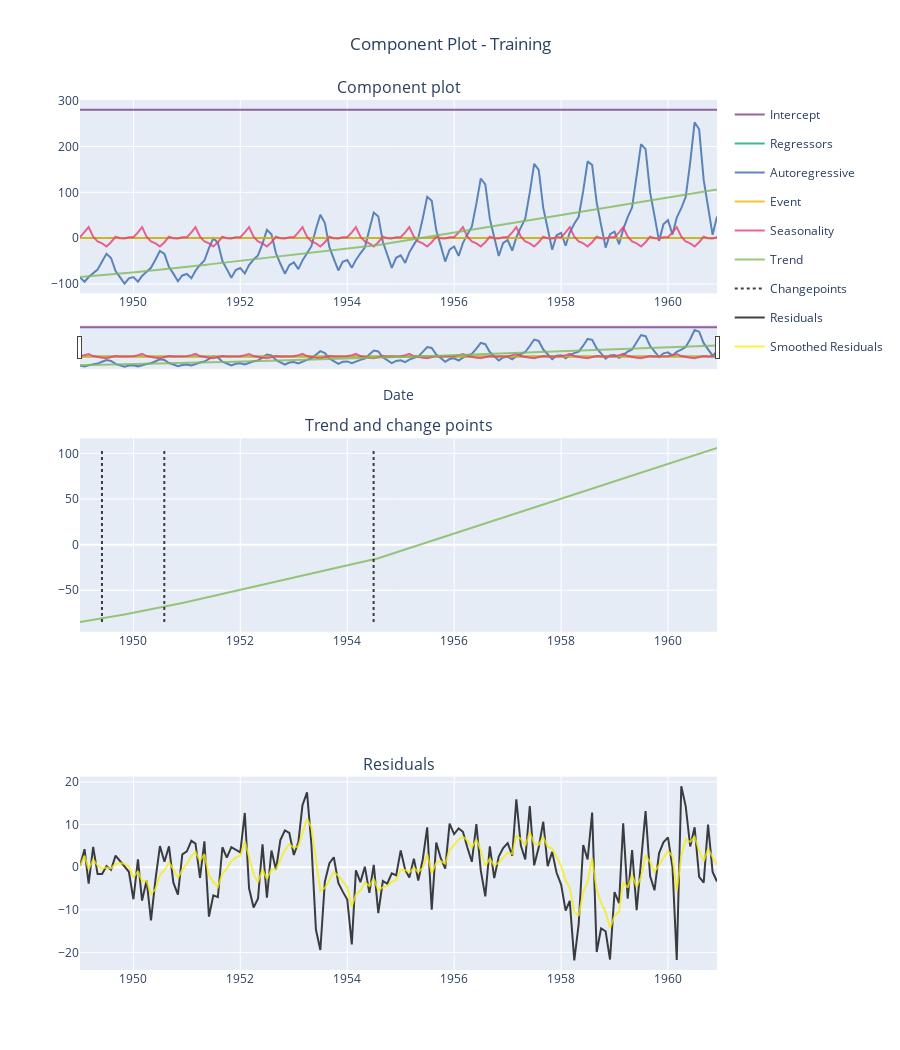

The notebook cell this image was saved under:
### Code cell
fig=forecast1.plot_components()
iplot(fig)

### Figure 1 — Plotly figure (JSON) as saved in the notebook; plotly's stock layout.template omitted (floating-point values rounded to 4 significant figures; data arrays with more than 128 entries replaced by an {"elided": "..."} marker saying what was removed)
{"data": [{"line": {"color": "rgb(127, 60, 141)"}, "name": "Intercept", "opacity": 0.8, "type": "scatter", "x": {"elided": "144 str values"}, "xaxis": "x", "y": {"elided": "144 float values"}, "yaxis": "y"}, {"line": {"color": "rgb(17, 165, 121)"}, "name": "Regressors", "opacity": 0.8, "type": "scatter", "x": {"elided": "144 str values"}, "xaxis": "x", "y": {"elided": "144 int values"}, "yaxis": "y"}, {"line": {"color": "rgb(57, 105, 172)"}, "name": "Autoregressive", "opacity": 0.8, "type": "scatter", "x": {"elided": "144 str values"}, "xaxis": "x", "y": {"elided": "144 float values"}, "yaxis": "y"}, {"line": {"color": "rgb(242, 183, 1)"}, "name": "Event", "opacity": 0.8, "type": "scatter", "x": {"elided": "144 str values"}, "xaxis": "x", "y": {"elided": "144 int values"}, "yaxis": "y"}, {"line": {"color": "rgb(231, 63, 116)"}, "name": "Seasonality", "opacity": 0.8, "type": "scatter", "x": {"elided": "144 str values"}, "xaxis": "x", "y": {"elided": "144 float values"}, "yaxis": "y"}, {"legendgroup": "TrendGroup", "line": {"color": "rgb(128, 186, 90)"}, "name": "Trend", "opacity": 0.8, "type": "scatter", "x": {"elided": "144 str values"}, "xaxis": "x", "y": {"elided": "144 float values"}, "yaxis": "y"}, {"legendgroup": "TrendGroup", "line": {"color": "rgb(128, 186, 90)"}, "name": "Trend", "opacity": 0.8, "showlegend": false, "type": "scatter", "x": {"elided": "144 str values"}, "xaxis": "x2", "y": {"elided": "144 float values"}, "yaxis": "y2"}, {"legendgroup": "Changepoints", "line": {"color": "#000000", "dash": "dot", "width": 2}, "mode": "lines", "name": "Changepoints", "opacity": 0.75, "showlegend": true, "type": "scatter", "x": ["1954-06-30T00:00:00", "1954-06-30T00:00:00"], "xaxis": "x2", "y": [-84.79, 105.9], "yaxis": "y2"}, {"legendgroup": "Changepoints", "line": {"color": "#000000", "dash": "dot", "width": 2}, "mode": "lines", "name": "Changepoints", "opacity": 0.75, "showlegend": false, "type": "scatter", "x": ["1949-05-31T00:00:00", "1949-05-31T00:00:00"], "xaxis": "x2", "y": [-84.79, 105.9], "yaxis": "y2"}, {"legendgroup": "Changepoints", "line": {"color": "#000000", "dash": "dot", "width": 2}, "mode": "lines", "name": "Changepoints", "opacity": 0.75, "showlegend": false, "type": "scatter", "x": ["1950-07-31T00:00:00", "1950-07-31T00:00:00"], "xaxis": "x2", "y": [-84.79, 105.9], "yaxis": "y2"}, {"line": {"color": "rgb(0,0,0)"}, "name": "Residuals", "opacity": 0.75, "type": "scatter", "x": {"elided": "144 str values"}, "xaxis": "x3", "y": {"elided": "144 float values"}, "yaxis": "y3"}, {"line": {"color": "rgb(250,237,9)"}, "name": "Smoothed Residuals", "opacity": 0.75, "type": "scatter", "x": {"elided": "144 str values"}, "xaxis": "x3", "y": {"elided": "144 float values"}, "yaxis": "y3"}], "layout": {"annotations": [{"font": {"size": 16}, "showarrow": false, "text": "Component plot", "x": 0.5, "xanchor": "center", "xref": "paper", "y": 1, "yanchor": "bottom", "yref": "paper"}, {"font": {"size": 16}, "showarrow": false, "text": "Trend and change points", "x": 0.5, "xanchor": "center", "xref": "paper", "y": 0.6111, "yanchor": "bottom", "yref": "paper"}, {"font": {"size": 16}, "showarrow": false, "text": "Residuals", "x": 0.5, "xanchor": "center", "xref": "paper", "y": 0.2222, "yanchor": "bottom", "yref": "paper"}], "height": 1050, "title": {"text": "Component Plot - Training", "x": 0.5}, "xaxis": {"anchor": "y", "domain": [0, 1], "matches": "x3", "rangeslider": {"thickness": 0.05, "visible": true}, "showticklabels": true, "title": {"text": "Date"}}, "xaxis2": {"anchor": "y2", "domain": [0, 1], "matches": "x3", "showticklabels": true}, "xaxis3": {"anchor": "y3", "domain": [0, 1]}, "yaxis": {"anchor": "x", "domain": [0.7778, 1], "fixedrange": false}, "yaxis2": {"anchor": "x2", "domain": [0.3889, 0.6111], "fixedrange": false}, "yaxis3": {"anchor": "x3", "domain": [0, 0.2222], "fixedrange": false}}}
